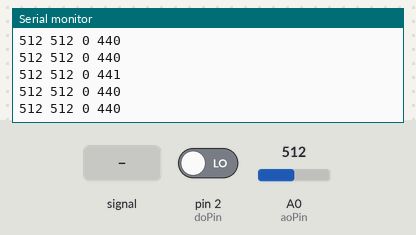
Simulated run of this sketch. Board: Arduino Uno, built with avr-gcc and run on an emulated ATmega328P. Parts: the last lines printed to the serial monitor. The test bench sets the inputs (shaded band); at power-on: A0 (aoPin) = 512, pin 2 (doPin) LOW.

Above: at 1.2 s.
1.3 s: A0 (aoPin) fed a 200 Hz sine of ±81 counts around its level
At 1.32 s:
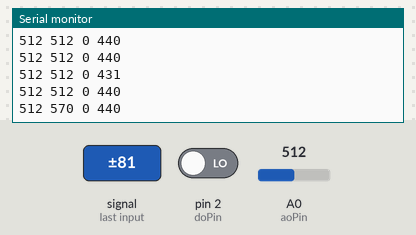
2.8 s: A0 (aoPin) set to 716
At 2.82 s:
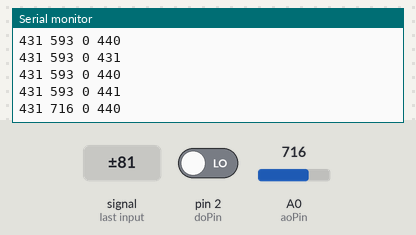
4.3 s: pin 2 (doPin) driven HIGH
At 4.32 s:
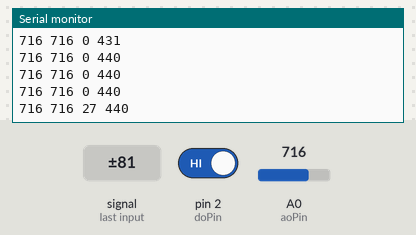
5.8 s: A0 (aoPin) fed a 1000 Hz sine of ±255 counts around its level
At 5.82 s:
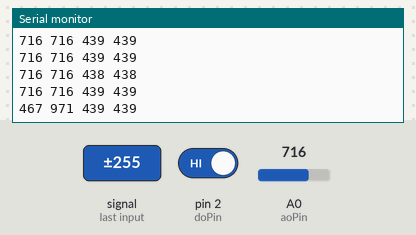
7.3 s: A0 (aoPin) set to 900
At 7.32 s:
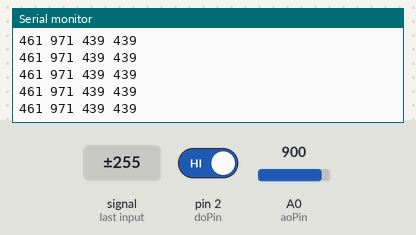
8.8 s: pin 2 (doPin) driven LOW
At 8.82 s:
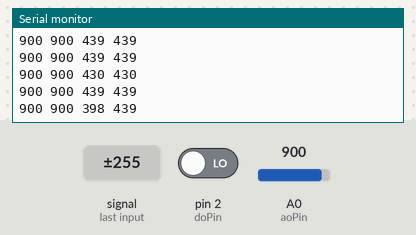
Timing chart, 0 to 11.3 s (numbered marks = the images above; inputs shaded):
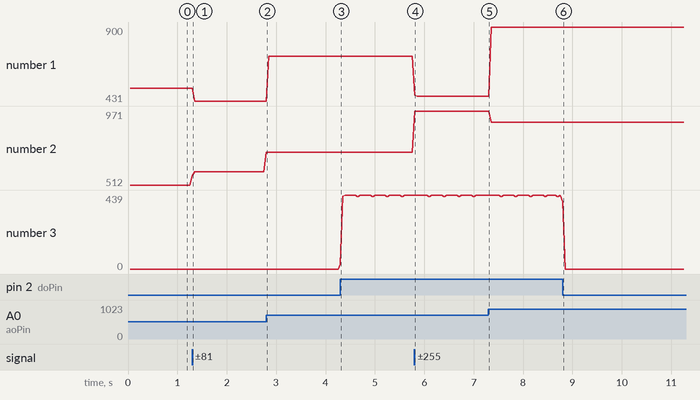

The sketch:

SoundTest.ino
```cpp
const int doPin = 2;
const int aoPin = A0;

void setup() {
  pinMode(doPin, INPUT);
  Serial.begin(115200);
}

void loop() {
  // sample for 50ms and report the range, so short claps are not missed
  int lo = 1023, hi = 0, doHigh = 0, n = 0;
  unsigned long start = millis();
  while (millis() - start < 50) {
    int v = analogRead(aoPin);
    if (v < lo) lo = v;
    if (v > hi) hi = v;
    if (digitalRead(doPin) == HIGH) doHigh++;
    n++;
  }
  Serial.print(lo); Serial.print(' ');
  Serial.print(hi); Serial.print(' ');
  Serial.print(doHigh); Serial.print(' ');
  Serial.println(n);
}
```

Measured:
- after the input at 1.3 s, the serial monitor: prints a new line at once (image 1)
- after the input at 2.8 s, the serial monitor: prints a new line at once (image 2)
- after the input at 4.3 s, the serial monitor: prints a new line at once (image 3)
- after the input at 5.8 s, the serial monitor: prints a new line at once (image 4)
- after the input at 8.8 s, the serial monitor: prints a new line at once (image 6)
- plotted number 1: 431 → 716 after the input at 2.8 s, 716 → 461 after the input at 5.8 s, 461 → 900 after the input at 7.3 s
- plotted number 2: 512 → 593 after the input at 1.3 s, 593 → 716 after the input at 2.8 s, 716 → 971 after the input at 5.8 s, 971 → 900 after the input at 7.3 s
- plotted number 3: 0 → 439 after the input at 4.3 s, 439 → 0 after the input at 8.8 s
